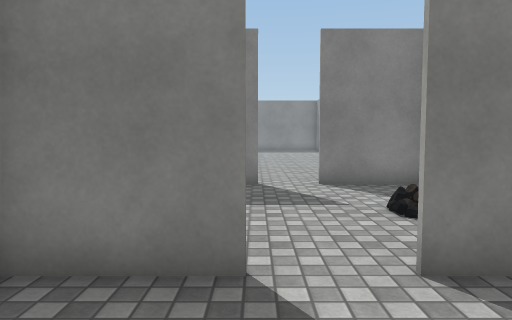
View 1 (above)

20 first-person views from a walk through a Unity game level. The camera is 1.3 m above the floor, tilts 4° down and sees 70° across. Doors are open. The floor is counted in squares, 1 m on a side. Each view is taken from the middle of a square. On the plan, view 1 faces up. The plan holds only what a view shows up to about 15 squares ahead; the rest is blank. The place goes on beyond the plan. The player character is not drawn. Some surface patterns are stand-ins.

View 2
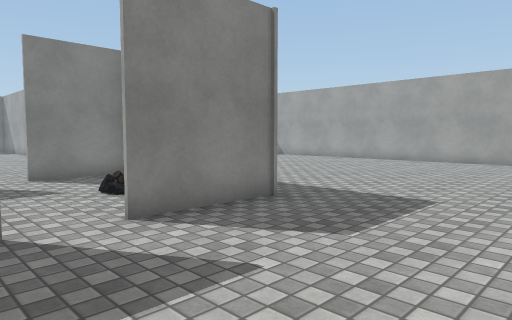

View 3
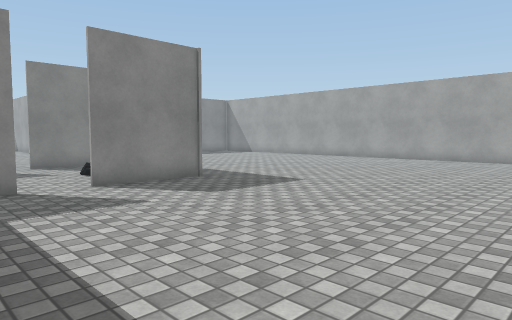

View 4
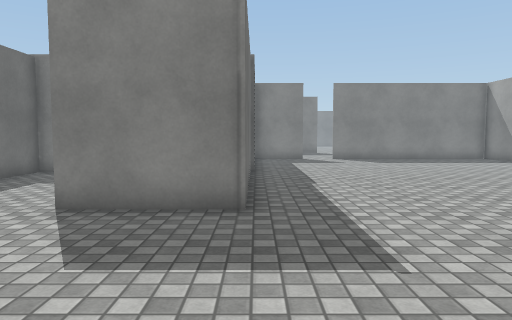

View 5
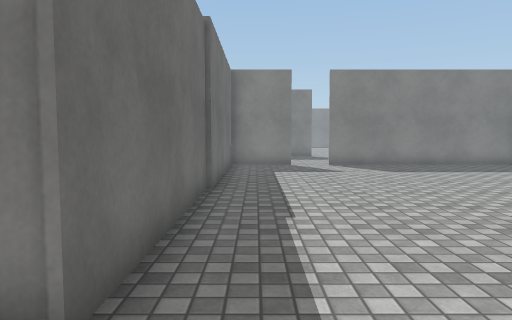

View 6
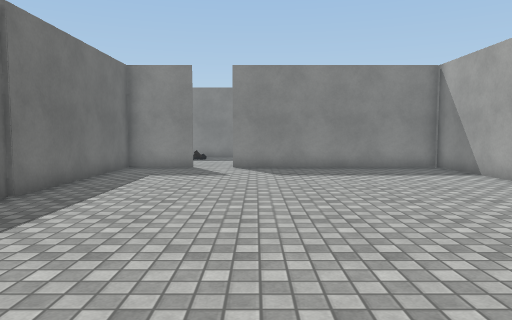

View 7
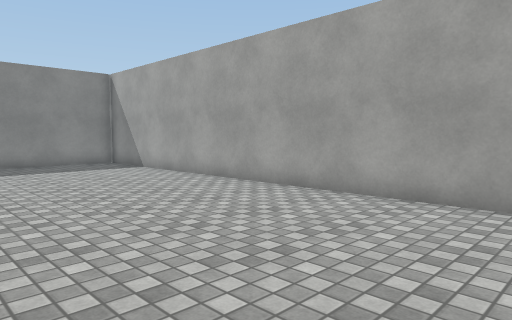

View 8
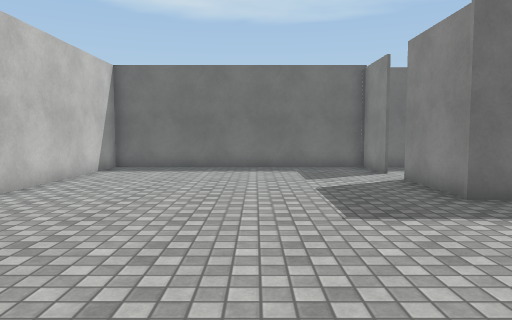

View 9
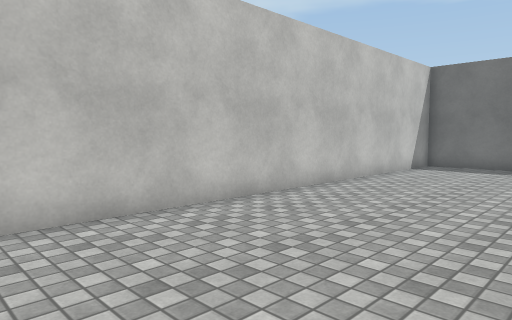

View 10
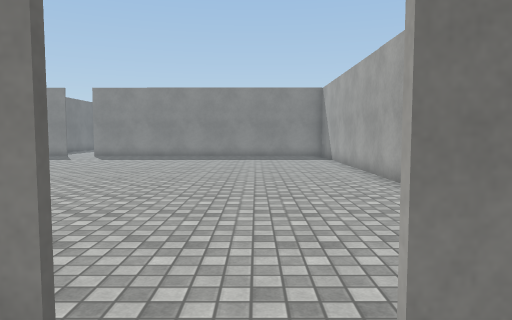

View 11
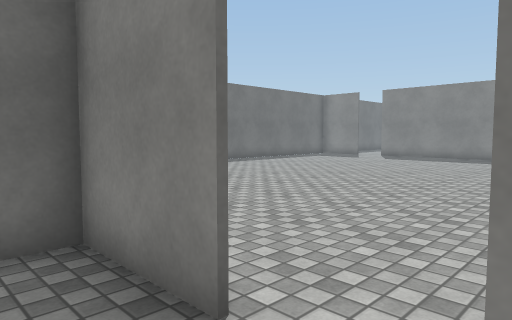

View 12
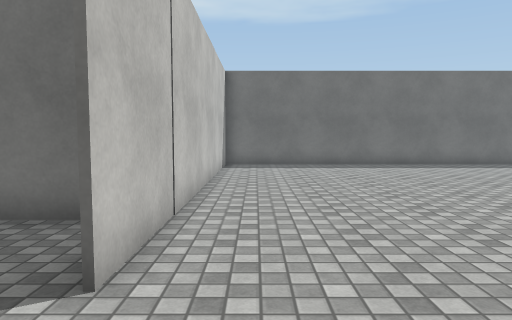

View 13
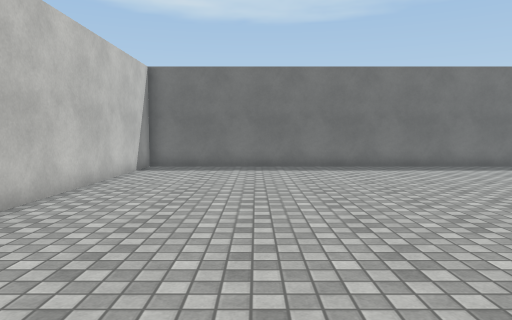

View 14
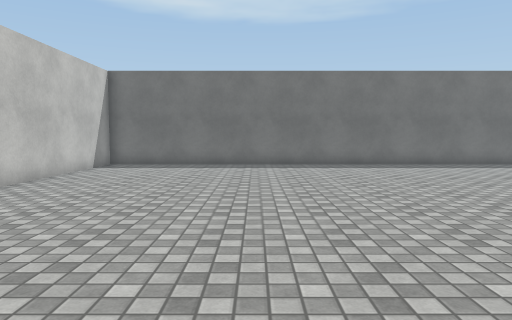

View 15
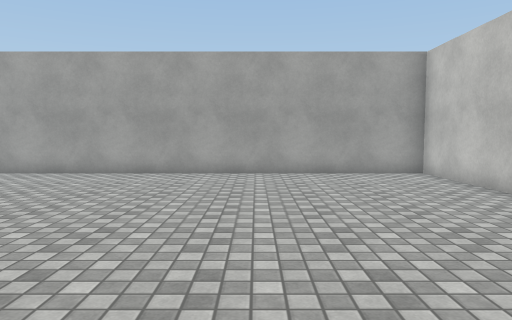

View 16
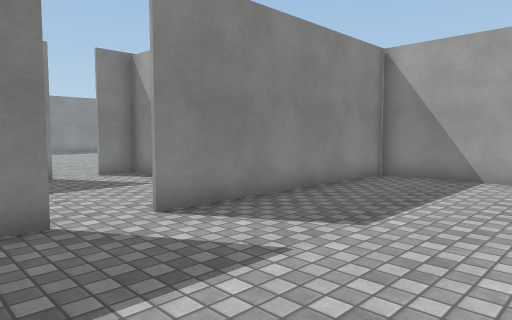

View 17
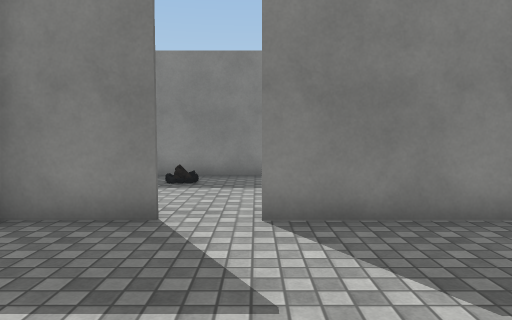

View 18
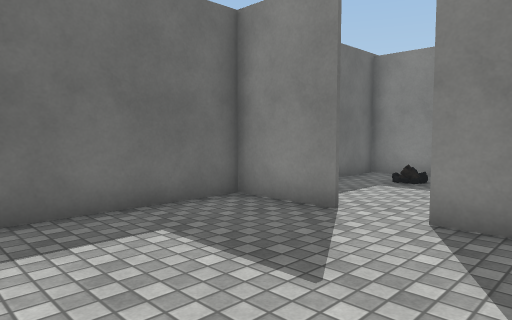

View 19
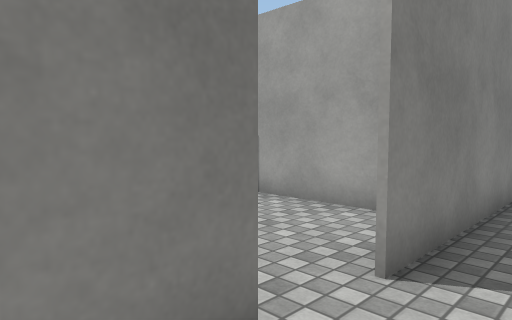

View 20
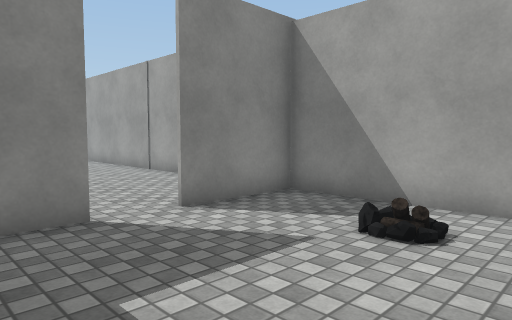

### Floor plan
Points are (right, up) in squares from view 1. A wall is a line through its corners. A room is listed if a view was taken in it or the views show most of it. See-through windows are left out.
Room 1 (views 1, 2, 3, 4, 5, 6, 7, 8, 9, 15, 16, 17, 18, 19)
walls: (0, 3.3) (-2.6, 3.3); (-2.5, 3) (-2.5, -6.6) (17.2, -6.6) (17.2, 16.5) (9, 16.5); (7.5, 16.5) (5, 16.5) (5, 3.3) (1.5, 3.3)
ways out: open door at (0.5, 3) to room 2; open door at (8.3, 16.7) to room 4
Room 2 (views 10, 11, 20)
walls: (0.1, 9.6) (-2.5, 9.6) (-2.5, 7.1); (-2.5, 5) (-2.5, 3); (4.7, 5.1) (4.7, 9.6); (5, 9.6) (1.6, 9.6)
ways out: open door at (0.5, 3) to room 1; open door at (1, 10) to room 3
Room 3 (views 12, 13, 14)
walls: (4.7, 14.5) (4.7, 23); (-12.8, 23.5) (-12.8, 9.7) (0.1, 9.7)
ways out: open door at (1, 10) to room 2
Room 4 (no view inside)
walls: (9.4, 22.6) (5, 22.6) (5, 20.5); (11.8, 17.9) (11.8, 22.6) (10.6, 22.6)
ways out: open door at (8.3, 16.7) to room 1; open door at (10, 23)

Where each view was taken, in squares from view 1:
view 1: 0 up, 0 right, facing up
view 2: 2 down, 1 left, facing up-right
view 3: 6 down, 2 left, facing up-right
view 4: 3 down, 5 right, facing up
view 5: 1 up, 6 right, facing up
view 6: 2 up, 10 right, facing up
view 7: 0 up, 10 right, facing up-right
view 8: 1 down, 12 right, facing left
view 9: 1 down, 13 right, facing down-left
view 10: 8 up, 1 right, facing up
view 11: 8 up, 2 right, facing up-left
view 12: 11 up, 3 right, facing left
view 13: 14 up, 2 right, facing left
view 14: 16 up, 3 right, facing left
view 15: 1 down, 5 right, facing right
view 16: 11 up, 6 right, facing up-right
view 17: 11 up, 9 right, facing up
view 18: 11 up, 11 right, facing up-left
view 19: 15 up, 6 right, facing up-right
view 20: 4 up, 2 left, facing up-right
